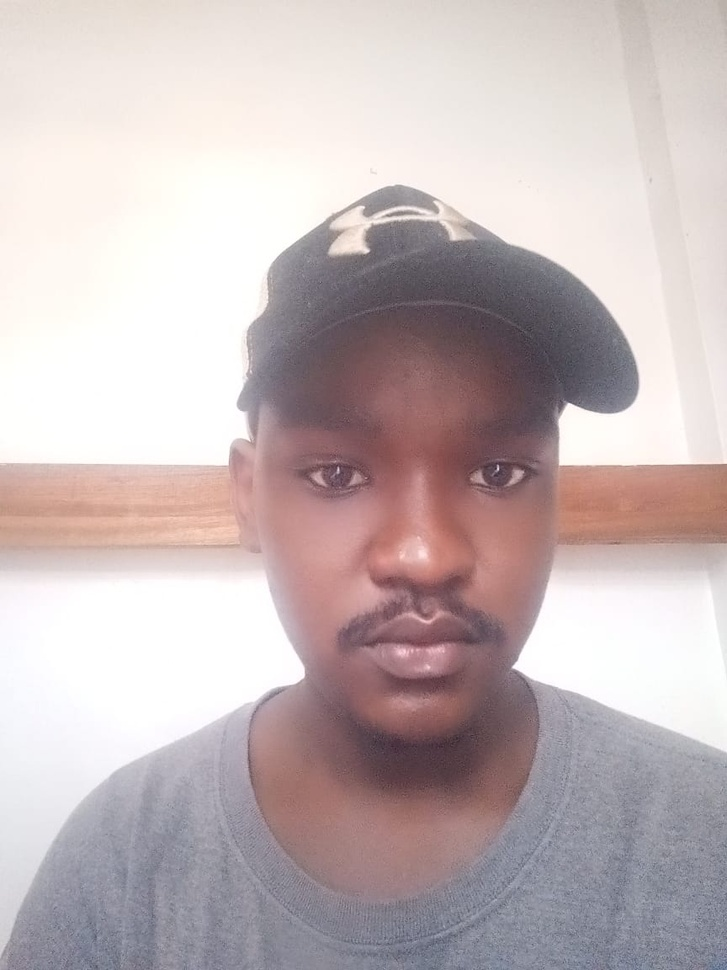
#> input picture WhatsApp Image 2024-11-02 at 15.10.55_4b98701d.jpg, 727 x 970 px, shrunk from 864 x 1152 before the run, found by its file name
$ jupyter execute face_detection.ipynb
#> lines starting #> are read from the running program, lines starting #| are printed output that depends on the picture
[cell 1]
import cv2
import matplotlib.pyplot as plt

[cell 2]
img = cv2.imread('/content/WhatsApp Image 2024-11-02 at 15.10.55_4b98701d.jpg')
#> img is the input picture: shape (970, 727, 3); mean B, G, R 184, 183, 196.2
img_gray = cv2.cvtColor(img,cv2.COLOR_BGR2GRAY)
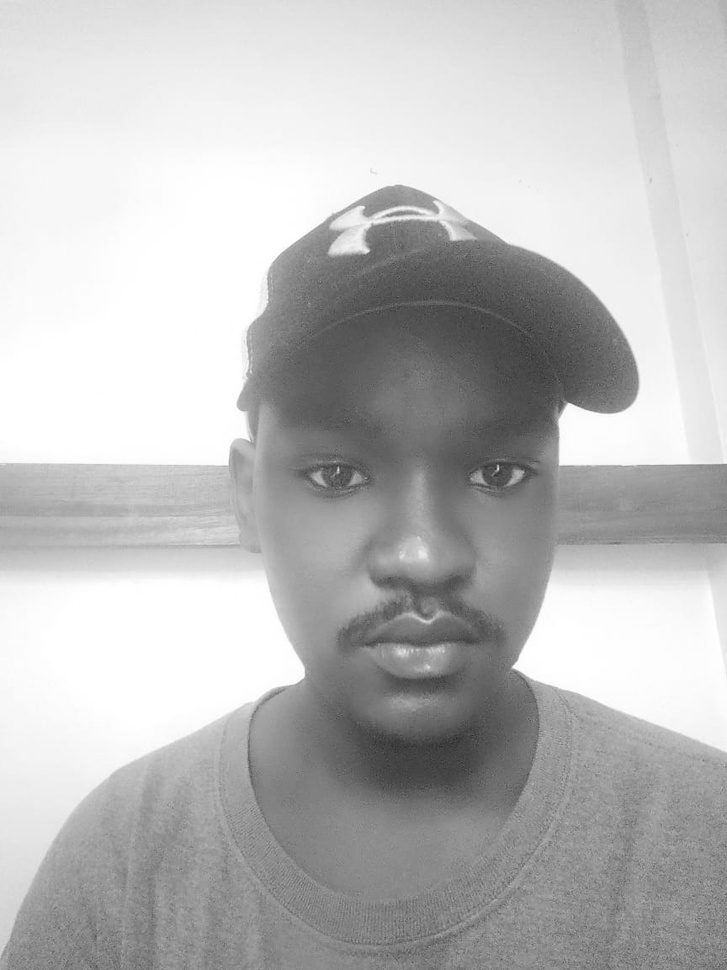
#> img_gray: shape (970, 727); min 44, max 255, mean 187
img_rgb = cv2.cvtColor(img,cv2.COLOR_BGR2RGB)

[cell 3]
face_data = cv2.CascadeClassifier(cv2.data.haarcascades + 'haarcascade_frontalface_default.xml')
found = face_data.detectMultiScale(img_gray, scaleFactor=1.1,minNeighbors=5)
#> found = [[247, 360, 331, 331]]
amount_found = len(found)
#> amount_found = 1
print(amount_found)
#| 1
if amount_found != 0:


    for (x, y, width, height) in found:

        # We draw a green rectangle around
        # every recognized sign
        cv2.rectangle(img_rgb, (x, y),
                      (x + height, y + width),
                      (0, 255, 0), 5)
#> this loop made 1 pass
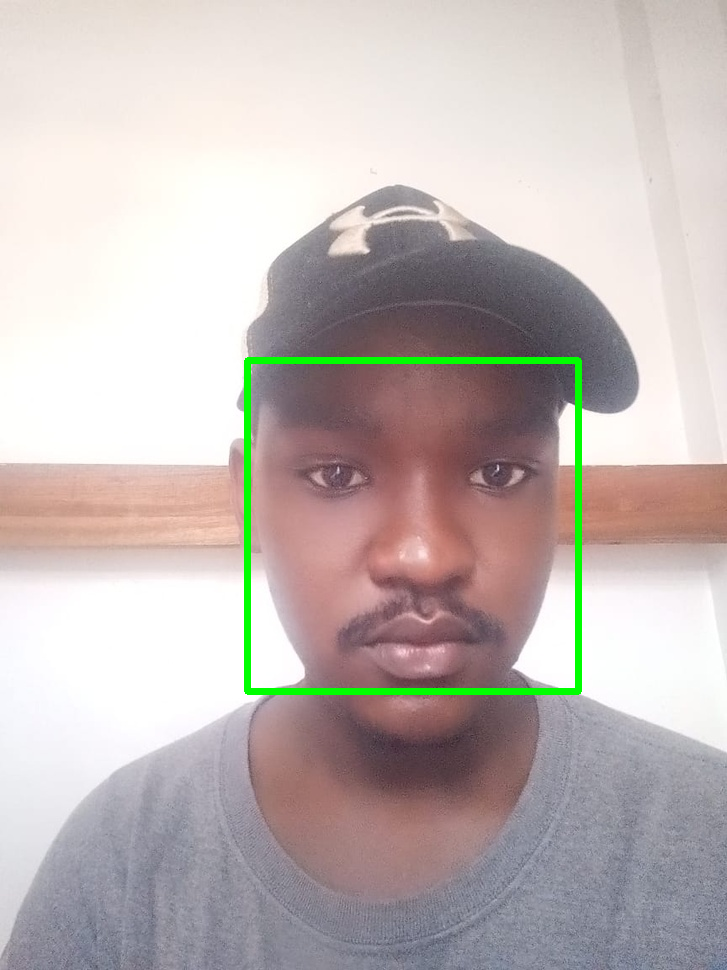
#> img_rgb: shape (970, 727, 3); mean R, G, B 194, 184.3, 182

$ run again, with WhatsApp Image 2024-11-02 at 14.55.55_54d88f29.jpg copied over WhatsApp Image 2024-11-02 at 15.10.55_4b98701d.jpg
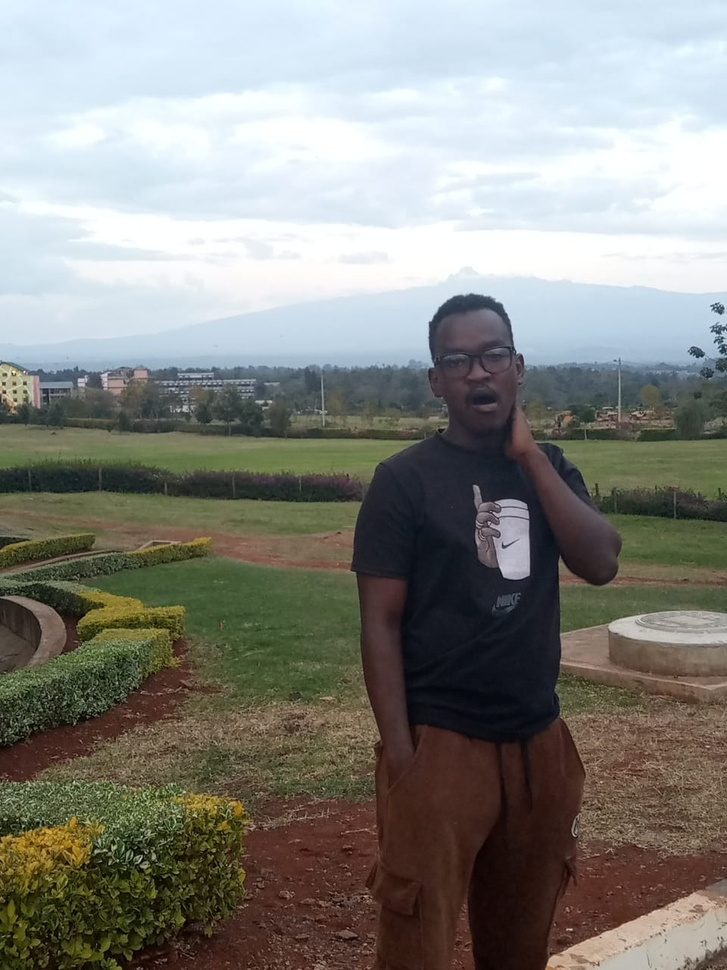
#> input picture WhatsApp Image 2024-11-02 at 14.55.55_54d88f29.jpg, 727 x 970 px, shrunk from 960 x 1280 before the run, found by its file name
#> img is the input picture: shape (970, 727, 3); mean B, G, R 127.7, 133.2, 132.9
#> `img_gray = cv2.cvtColor(img,cv2.COLOR_BGR2GRAY)`:
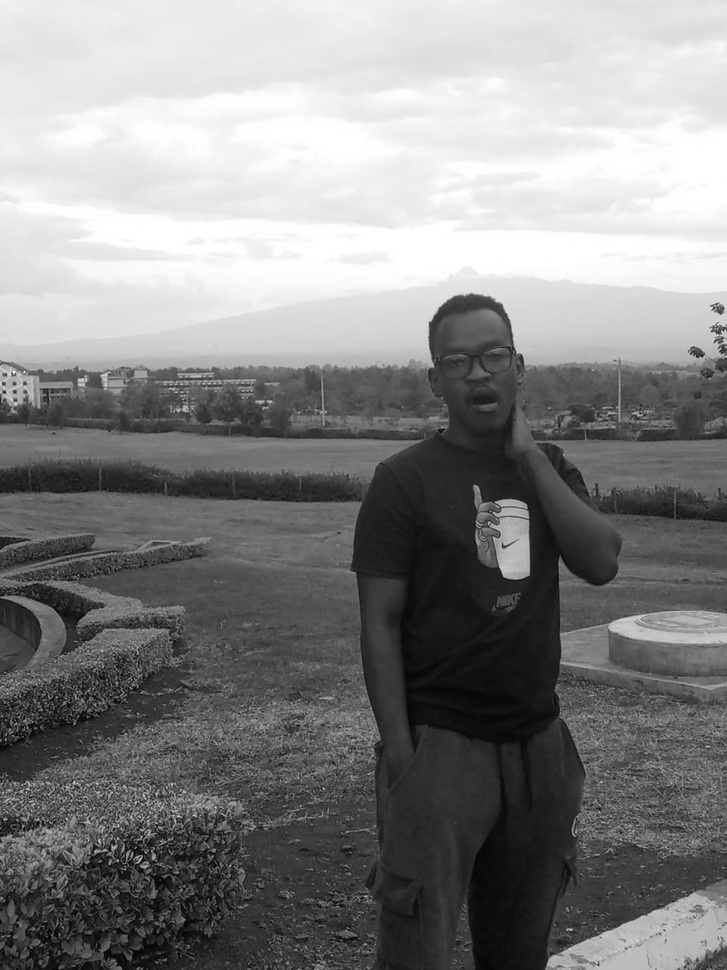
#> img_gray: shape (970, 727); min 1, max 255, mean 132.5
#> found = [[467, 489, 72, 72]]
#> amount_found = 1
#| 1
#> the loop `for (x, y, width, height) in found:` made 1 pass
#> after the loop `for (x, y, width, height) in found:`:
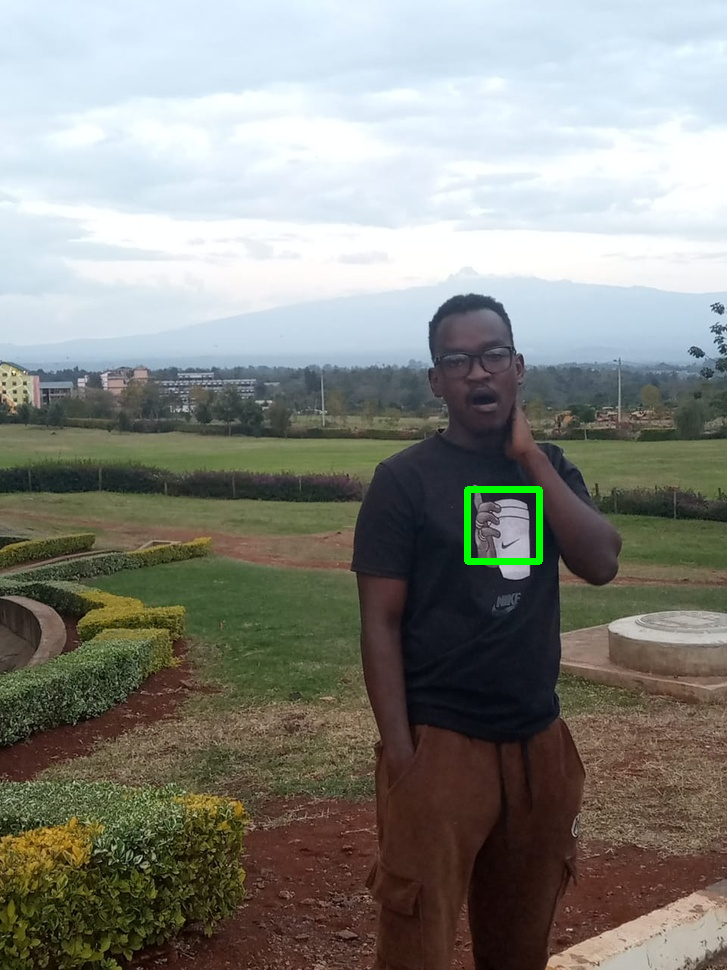
#> img_rgb: shape (970, 727, 3); mean R, G, B 132.7, 133.8, 127.5

$ run again, with image28.jpg copied over WhatsApp Image 2024-11-02 at 15.10.55_4b98701d.jpg
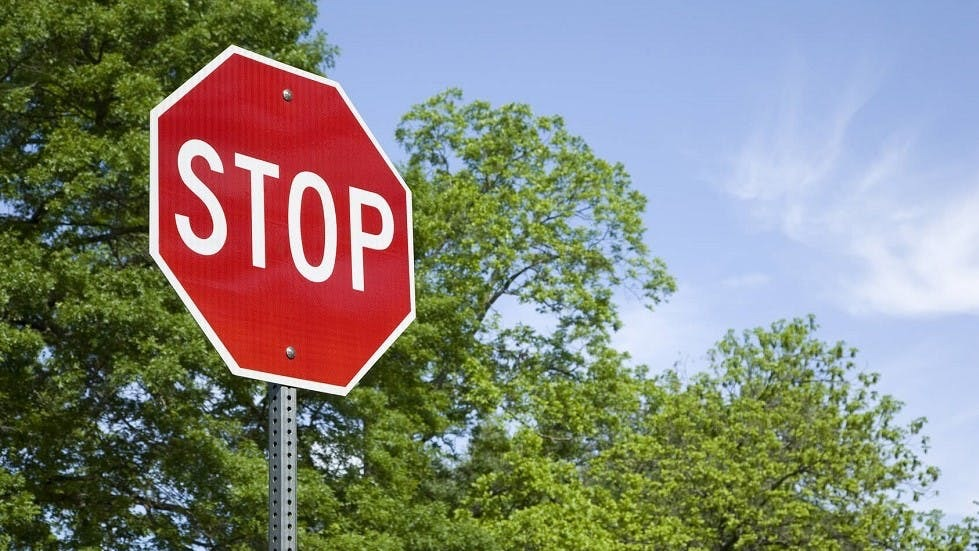
#> input picture image28.jpg, 979 x 551 px, found by its file name
#> img is the input picture: shape (551, 979, 3); mean B, G, R 123.1, 133.3, 133
#> `img_gray = cv2.cvtColor(img,cv2.COLOR_BGR2GRAY)`:
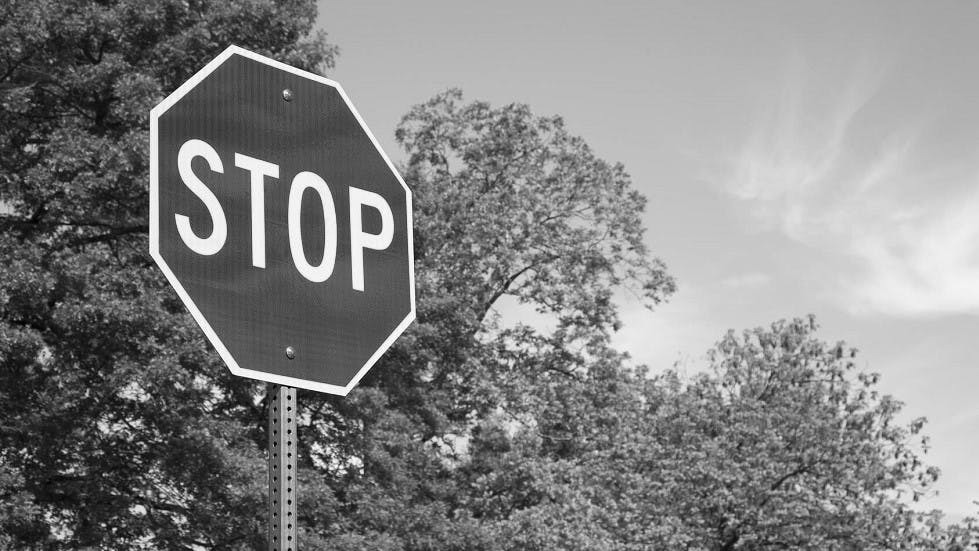
#> img_gray: shape (551, 979); min 0, max 255, mean 132
#> found = [[400, 263, 73, 73]]
#> amount_found = 1
#| 1
#> the loop `for (x, y, width, height) in found:` made 1 pass
#> after the loop `for (x, y, width, height) in found:`:
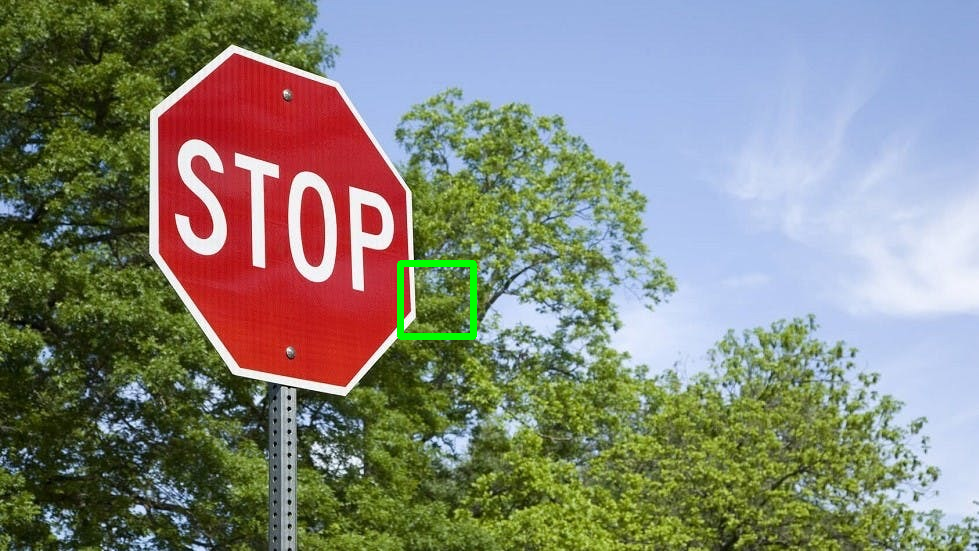
#> img_rgb: shape (551, 979, 3); mean R, G, B 132.5, 133.8, 122.9
